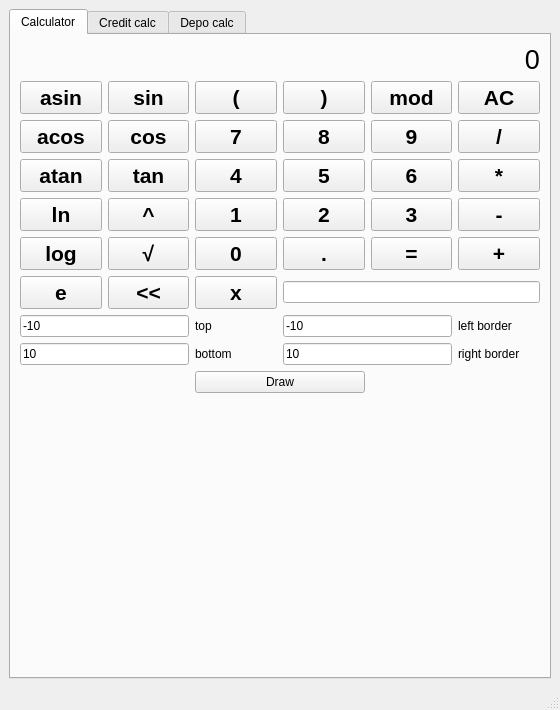
<?xml version="1.0" encoding="UTF-8"?>
<ui version="4.0">
 <class>MainWindow</class>
 <widget class="QMainWindow" name="MainWindow">
  <property name="geometry">
   <rect>
    <x>0</x>
    <y>0</y>
    <width>560</width>
    <height>710</height>
   </rect>
  </property>
  <property name="sizePolicy">
   <sizepolicy hsizetype="Expanding" vsizetype="Expanding">
    <horstretch>0</horstretch>
    <verstretch>0</verstretch>
   </sizepolicy>
  </property>
  <property name="windowTitle">
   <string>MainWindow</string>
  </property>
  <widget class="QWidget" name="centralwidget">
   <property name="sizePolicy">
    <sizepolicy hsizetype="Preferred" vsizetype="Expanding">
     <horstretch>0</horstretch>
     <verstretch>0</verstretch>
    </sizepolicy>
   </property>
   <layout class="QGridLayout" name="gridLayout_5">
    <item row="0" column="0">
     <widget class="QTabWidget" name="tabWidget">
      <property name="sizePolicy">
       <sizepolicy hsizetype="Preferred" vsizetype="Preferred">
        <horstretch>0</horstretch>
        <verstretch>0</verstretch>
       </sizepolicy>
      </property>
      <property name="minimumSize">
       <size>
        <width>400</width>
        <height>600</height>
       </size>
      </property>
      <property name="maximumSize">
       <size>
        <width>1800</width>
        <height>2800</height>
       </size>
      </property>
      <property name="currentIndex">
       <number>0</number>
      </property>
      <widget class="QWidget" name="tab">
       <property name="sizePolicy">
        <sizepolicy hsizetype="Expanding" vsizetype="Expanding">
         <horstretch>0</horstretch>
         <verstretch>0</verstretch>
        </sizepolicy>
       </property>
       <attribute name="title">
        <string>Calculator</string>
       </attribute>
       <layout class="QGridLayout" name="gridLayout">
        <item row="0" column="0" rowspan="2">
         <layout class="QGridLayout" name="gridLayout_2">
          <item row="1" column="5">
           <widget class="QPushButton" name="AC">
            <property name="font">
             <font>
              <pointsize>16</pointsize>
              <weight>75</weight>
              <bold>true</bold>
             </font>
            </property>
            <property name="text">
             <string>AC</string>
            </property>
           </widget>
          </item>
          <item row="1" column="1">
           <widget class="QPushButton" name="sin">
            <property name="font">
             <font>
              <pointsize>16</pointsize>
              <weight>75</weight>
              <bold>true</bold>
             </font>
            </property>
            <property name="text">
             <string>sin</string>
            </property>
           </widget>
          </item>
          <item row="4" column="0">
           <widget class="QPushButton" name="ln">
            <property name="font">
             <font>
              <pointsize>16</pointsize>
              <weight>75</weight>
              <bold>true</bold>
             </font>
            </property>
            <property name="text">
             <string>ln</string>
            </property>
           </widget>
          </item>
          <item row="2" column="4">
           <widget class="QPushButton" name="b9">
            <property name="font">
             <font>
              <pointsize>16</pointsize>
              <weight>75</weight>
              <bold>true</bold>
             </font>
            </property>
            <property name="text">
             <string>9</string>
            </property>
           </widget>
          </item>
          <item row="2" column="1">
           <widget class="QPushButton" name="cos">
            <property name="font">
             <font>
              <pointsize>16</pointsize>
              <weight>75</weight>
              <bold>true</bold>
             </font>
            </property>
            <property name="text">
             <string>cos</string>
            </property>
           </widget>
          </item>
          <item row="5" column="5">
           <widget class="QPushButton" name="add">
            <property name="font">
             <font>
              <pointsize>16</pointsize>
              <weight>75</weight>
              <bold>true</bold>
             </font>
            </property>
            <property name="text">
             <string>+</string>
            </property>
           </widget>
          </item>
          <item row="1" column="0">
           <widget class="QPushButton" name="asin">
            <property name="font">
             <font>
              <pointsize>16</pointsize>
              <weight>75</weight>
              <bold>true</bold>
             </font>
            </property>
            <property name="text">
             <string>asin</string>
            </property>
           </widget>
          </item>
          <item row="1" column="2">
           <widget class="QPushButton" name="l_br">
            <property name="font">
             <font>
              <pointsize>16</pointsize>
              <weight>75</weight>
              <bold>true</bold>
             </font>
            </property>
            <property name="text">
             <string>(</string>
            </property>
           </widget>
          </item>
          <item row="5" column="1">
           <widget class="QPushButton" name="sqrt">
            <property name="font">
             <font>
              <pointsize>16</pointsize>
              <weight>75</weight>
              <bold>true</bold>
             </font>
            </property>
            <property name="text">
             <string>√</string>
            </property>
           </widget>
          </item>
          <item row="1" column="3">
           <widget class="QPushButton" name="r_br">
            <property name="font">
             <font>
              <pointsize>16</pointsize>
              <weight>75</weight>
              <bold>true</bold>
             </font>
            </property>
            <property name="text">
             <string>)</string>
            </property>
           </widget>
          </item>
          <item row="3" column="0">
           <widget class="QPushButton" name="atan">
            <property name="font">
             <font>
              <pointsize>16</pointsize>
              <weight>75</weight>
              <bold>true</bold>
             </font>
            </property>
            <property name="text">
             <string>atan</string>
            </property>
           </widget>
          </item>
          <item row="3" column="1">
           <widget class="QPushButton" name="tan">
            <property name="font">
             <font>
              <pointsize>16</pointsize>
              <weight>75</weight>
              <bold>true</bold>
             </font>
            </property>
            <property name="text">
             <string>tan</string>
            </property>
           </widget>
          </item>
          <item row="0" column="0" colspan="6">
           <widget class="QLabel" name="screen_1">
            <property name="sizePolicy">
             <sizepolicy hsizetype="Expanding" vsizetype="Maximum">
              <horstretch>6</horstretch>
              <verstretch>0</verstretch>
             </sizepolicy>
            </property>
            <property name="font">
             <font>
              <pointsize>20</pointsize>
             </font>
            </property>
            <property name="text">
             <string>0</string>
            </property>
            <property name="scaledContents">
             <bool>true</bool>
            </property>
            <property name="alignment">
             <set>Qt::AlignRight|Qt::AlignTrailing|Qt::AlignVCenter</set>
            </property>
           </widget>
          </item>
          <item row="3" column="3">
           <widget class="QPushButton" name="b5">
            <property name="font">
             <font>
              <pointsize>16</pointsize>
              <weight>75</weight>
              <bold>true</bold>
             </font>
            </property>
            <property name="text">
             <string>5</string>
            </property>
           </widget>
          </item>
          <item row="6" column="0">
           <widget class="QPushButton" name="e">
            <property name="font">
             <font>
              <pointsize>16</pointsize>
              <weight>75</weight>
              <bold>true</bold>
             </font>
            </property>
            <property name="text">
             <string>e</string>
            </property>
           </widget>
          </item>
          <item row="5" column="0">
           <widget class="QPushButton" name="log">
            <property name="font">
             <font>
              <pointsize>16</pointsize>
              <weight>75</weight>
              <bold>true</bold>
             </font>
            </property>
            <property name="text">
             <string>log</string>
            </property>
           </widget>
          </item>
          <item row="7" column="5">
           <widget class="QLabel" name="label">
            <property name="text">
             <string>left border</string>
            </property>
           </widget>
          </item>
          <item row="7" column="3" colspan="2">
           <widget class="QLineEdit" name="x_left">
            <property name="text">
             <string>-10</string>
            </property>
           </widget>
          </item>
          <item row="2" column="5">
           <widget class="QPushButton" name="div">
            <property name="font">
             <font>
              <pointsize>16</pointsize>
              <weight>75</weight>
              <bold>true</bold>
             </font>
            </property>
            <property name="text">
             <string>/</string>
            </property>
           </widget>
          </item>
          <item row="6" column="2">
           <widget class="QPushButton" name="var">
            <property name="font">
             <font>
              <pointsize>16</pointsize>
              <weight>75</weight>
              <bold>true</bold>
             </font>
            </property>
            <property name="text">
             <string>x</string>
            </property>
           </widget>
          </item>
          <item row="5" column="3">
           <widget class="QPushButton" name="dot">
            <property name="font">
             <font>
              <pointsize>16</pointsize>
              <weight>75</weight>
              <bold>true</bold>
             </font>
            </property>
            <property name="text">
             <string>.</string>
            </property>
           </widget>
          </item>
          <item row="3" column="5">
           <widget class="QPushButton" name="mul">
            <property name="font">
             <font>
              <pointsize>16</pointsize>
              <weight>75</weight>
              <bold>true</bold>
             </font>
            </property>
            <property name="text">
             <string>*</string>
            </property>
           </widget>
          </item>
          <item row="4" column="3">
           <widget class="QPushButton" name="b2">
            <property name="font">
             <font>
              <pointsize>16</pointsize>
              <weight>75</weight>
              <bold>true</bold>
             </font>
            </property>
            <property name="text">
             <string>2</string>
            </property>
           </widget>
          </item>
          <item row="2" column="2">
           <widget class="QPushButton" name="b7">
            <property name="font">
             <font>
              <pointsize>16</pointsize>
              <weight>75</weight>
              <bold>true</bold>
             </font>
            </property>
            <property name="text">
             <string>7</string>
            </property>
           </widget>
          </item>
          <item row="3" column="4">
           <widget class="QPushButton" name="b6">
            <property name="font">
             <font>
              <pointsize>16</pointsize>
              <weight>75</weight>
              <bold>true</bold>
             </font>
            </property>
            <property name="text">
             <string>6</string>
            </property>
           </widget>
          </item>
          <item row="8" column="5">
           <widget class="QLabel" name="label_2">
            <property name="text">
             <string>right border</string>
            </property>
           </widget>
          </item>
          <item row="5" column="4">
           <widget class="QPushButton" name="result">
            <property name="font">
             <font>
              <pointsize>16</pointsize>
              <weight>75</weight>
              <bold>true</bold>
             </font>
            </property>
            <property name="text">
             <string>=</string>
            </property>
           </widget>
          </item>
          <item row="6" column="1">
           <widget class="QPushButton" name="erase">
            <property name="font">
             <font>
              <pointsize>16</pointsize>
              <weight>75</weight>
              <bold>true</bold>
             </font>
            </property>
            <property name="text">
             <string>&lt;&lt;</string>
            </property>
           </widget>
          </item>
          <item row="4" column="4">
           <widget class="QPushButton" name="b3">
            <property name="font">
             <font>
              <pointsize>16</pointsize>
              <weight>75</weight>
              <bold>true</bold>
             </font>
            </property>
            <property name="text">
             <string>3</string>
            </property>
           </widget>
          </item>
          <item row="4" column="1">
           <widget class="QPushButton" name="pow">
            <property name="font">
             <font>
              <pointsize>16</pointsize>
              <weight>75</weight>
              <bold>true</bold>
             </font>
            </property>
            <property name="text">
             <string>^</string>
            </property>
           </widget>
          </item>
          <item row="11" column="0" colspan="6">
           <widget class="QCustomPlot" name="plot" native="true">
            <property name="sizePolicy">
             <sizepolicy hsizetype="Expanding" vsizetype="Expanding">
              <horstretch>0</horstretch>
              <verstretch>0</verstretch>
             </sizepolicy>
            </property>
           </widget>
          </item>
          <item row="5" column="2">
           <widget class="QPushButton" name="b0">
            <property name="font">
             <font>
              <pointsize>16</pointsize>
              <weight>75</weight>
              <bold>true</bold>
             </font>
            </property>
            <property name="text">
             <string>0</string>
            </property>
           </widget>
          </item>
          <item row="1" column="4">
           <widget class="QPushButton" name="mod">
            <property name="font">
             <font>
              <pointsize>16</pointsize>
              <weight>75</weight>
              <bold>true</bold>
             </font>
            </property>
            <property name="text">
             <string>mod</string>
            </property>
           </widget>
          </item>
          <item row="3" column="2">
           <widget class="QPushButton" name="b4">
            <property name="font">
             <font>
              <pointsize>16</pointsize>
              <weight>75</weight>
              <bold>true</bold>
             </font>
            </property>
            <property name="text">
             <string>4</string>
            </property>
           </widget>
          </item>
          <item row="2" column="0">
           <widget class="QPushButton" name="acos">
            <property name="font">
             <font>
              <pointsize>16</pointsize>
              <weight>75</weight>
              <bold>true</bold>
             </font>
            </property>
            <property name="text">
             <string>acos</string>
            </property>
           </widget>
          </item>
          <item row="8" column="3" colspan="2">
           <widget class="QLineEdit" name="x_right">
            <property name="text">
             <string>10</string>
            </property>
           </widget>
          </item>
          <item row="6" column="3" colspan="3">
           <widget class="QLineEdit" name="var_val">
            <property name="text">
             <string/>
            </property>
           </widget>
          </item>
          <item row="2" column="3">
           <widget class="QPushButton" name="b8">
            <property name="font">
             <font>
              <pointsize>16</pointsize>
              <weight>75</weight>
              <bold>true</bold>
             </font>
            </property>
            <property name="text">
             <string>8</string>
            </property>
           </widget>
          </item>
          <item row="4" column="2">
           <widget class="QPushButton" name="b1">
            <property name="font">
             <font>
              <pointsize>16</pointsize>
              <weight>75</weight>
              <bold>true</bold>
             </font>
            </property>
            <property name="text">
             <string>1</string>
            </property>
           </widget>
          </item>
          <item row="4" column="5">
           <widget class="QPushButton" name="sub">
            <property name="font">
             <font>
              <pointsize>16</pointsize>
              <weight>75</weight>
              <bold>true</bold>
             </font>
            </property>
            <property name="text">
             <string>-</string>
            </property>
           </widget>
          </item>
          <item row="8" column="2">
           <widget class="QLabel" name="label_bot">
            <property name="text">
             <string>bottom</string>
            </property>
           </widget>
          </item>
          <item row="8" column="0" colspan="2">
           <widget class="QLineEdit" name="y_bot">
            <property name="text">
             <string>10</string>
            </property>
           </widget>
          </item>
          <item row="10" column="1">
           <widget class="QLabel" name="out_msg">
            <property name="sizePolicy">
             <sizepolicy hsizetype="Preferred" vsizetype="Preferred">
              <horstretch>4</horstretch>
              <verstretch>0</verstretch>
             </sizepolicy>
            </property>
            <property name="text">
             <string/>
            </property>
           </widget>
          </item>
          <item row="7" column="0" colspan="2">
           <widget class="QLineEdit" name="y_top">
            <property name="text">
             <string>-10</string>
            </property>
           </widget>
          </item>
          <item row="7" column="2">
           <widget class="QLabel" name="label_top">
            <property name="text">
             <string>top</string>
            </property>
           </widget>
          </item>
          <item row="10" column="2" colspan="2">
           <widget class="QPushButton" name="draw">
            <property name="text">
             <string>Draw</string>
            </property>
           </widget>
          </item>
         </layout>
        </item>
       </layout>
      </widget>
      <widget class="QWidget" name="tab_2">
       <attribute name="title">
        <string>Credit calc</string>
       </attribute>
       <layout class="QGridLayout" name="gridLayout_3">
        <item row="0" column="0">
         <layout class="QGridLayout" name="gridLayout_4" columnstretch="0,0,0">
          <property name="leftMargin">
           <number>5</number>
          </property>
          <property name="topMargin">
           <number>5</number>
          </property>
          <property name="rightMargin">
           <number>5</number>
          </property>
          <property name="bottomMargin">
           <number>5</number>
          </property>
          <item row="2" column="2">
           <widget class="QPushButton" name="credit_evaluate">
            <property name="sizePolicy">
             <sizepolicy hsizetype="Fixed" vsizetype="Fixed">
              <horstretch>0</horstretch>
              <verstretch>0</verstretch>
             </sizepolicy>
            </property>
            <property name="layoutDirection">
             <enum>Qt::RightToLeft</enum>
            </property>
            <property name="text">
             <string>Evaluate</string>
            </property>
           </widget>
          </item>
          <item row="2" column="1">
           <spacer name="horizontalSpacer">
            <property name="orientation">
             <enum>Qt::Horizontal</enum>
            </property>
            <property name="sizeHint" stdset="0">
             <size>
              <width>40</width>
              <height>20</height>
             </size>
            </property>
           </spacer>
          </item>
          <item row="2" column="0">
           <widget class="QPushButton" name="credit_clear">
            <property name="text">
             <string>Clear</string>
            </property>
           </widget>
          </item>
          <item row="0" column="1" colspan="2">
           <layout class="QFormLayout" name="formLayout">
            <property name="labelAlignment">
             <set>Qt::AlignRight|Qt::AlignTrailing|Qt::AlignVCenter</set>
            </property>
            <property name="formAlignment">
             <set>Qt::AlignHCenter|Qt::AlignTop</set>
            </property>
            <property name="horizontalSpacing">
             <number>20</number>
            </property>
            <property name="verticalSpacing">
             <number>10</number>
            </property>
            <property name="leftMargin">
             <number>10</number>
            </property>
            <property name="topMargin">
             <number>10</number>
            </property>
            <property name="rightMargin">
             <number>10</number>
            </property>
            <property name="bottomMargin">
             <number>10</number>
            </property>
            <item row="0" column="0">
             <widget class="QLabel" name="label_3">
              <property name="text">
               <string>Credit sum</string>
              </property>
             </widget>
            </item>
            <item row="0" column="1">
             <widget class="QLineEdit" name="credit_sum"/>
            </item>
            <item row="1" column="0">
             <widget class="QLabel" name="label_4">
              <property name="text">
               <string>Credit interest(%)</string>
              </property>
             </widget>
            </item>
            <item row="1" column="1">
             <widget class="QDoubleSpinBox" name="credit_percent"/>
            </item>
            <item row="2" column="0">
             <widget class="QLabel" name="label_5">
              <property name="text">
               <string>Credit period (months)</string>
              </property>
             </widget>
            </item>
            <item row="2" column="1">
             <widget class="QSpinBox" name="credit_period">
              <property name="maximum">
               <number>360</number>
              </property>
             </widget>
            </item>
            <item row="3" column="0">
             <widget class="QLabel" name="label_6">
              <property name="text">
               <string>Payment type</string>
              </property>
             </widget>
            </item>
            <item row="3" column="1">
             <widget class="QComboBox" name="credit_type">
              <item>
               <property name="text">
                <string>Annual</string>
               </property>
              </item>
              <item>
               <property name="text">
                <string>Differentiated</string>
               </property>
              </item>
             </widget>
            </item>
           </layout>
          </item>
          <item row="3" column="0" colspan="3">
           <widget class="QTableWidget" name="credit_table">
            <property name="sizePolicy">
             <sizepolicy hsizetype="Expanding" vsizetype="Expanding">
              <horstretch>0</horstretch>
              <verstretch>0</verstretch>
             </sizepolicy>
            </property>
            <property name="minimumSize">
             <size>
              <width>400</width>
              <height>0</height>
             </size>
            </property>
            <attribute name="horizontalHeaderStretchLastSection">
             <bool>true</bool>
            </attribute>
            <column>
             <property name="text">
              <string>Month</string>
             </property>
            </column>
            <column>
             <property name="text">
              <string>Sum</string>
             </property>
            </column>
            <column>
             <property name="text">
              <string>Percents</string>
             </property>
            </column>
            <column>
             <property name="text">
              <string>Main debt</string>
             </property>
            </column>
           </widget>
          </item>
          <item row="1" column="0" colspan="3">
           <widget class="QLabel" name="out_msg_2">
            <property name="sizePolicy">
             <sizepolicy hsizetype="Expanding" vsizetype="Fixed">
              <horstretch>0</horstretch>
              <verstretch>0</verstretch>
             </sizepolicy>
            </property>
            <property name="font">
             <font>
              <pointsize>12</pointsize>
              <weight>75</weight>
              <bold>true</bold>
             </font>
            </property>
            <property name="text">
             <string/>
            </property>
            <property name="alignment">
             <set>Qt::AlignCenter</set>
            </property>
           </widget>
          </item>
         </layout>
        </item>
       </layout>
      </widget>
      <widget class="QWidget" name="tab_3">
       <property name="sizePolicy">
        <sizepolicy hsizetype="Expanding" vsizetype="Expanding">
         <horstretch>0</horstretch>
         <verstretch>0</verstretch>
        </sizepolicy>
       </property>
       <property name="minimumSize">
        <size>
         <width>400</width>
         <height>800</height>
        </size>
       </property>
       <attribute name="title">
        <string>Depo calc</string>
       </attribute>
       <layout class="QGridLayout" name="gridLayout_7">
        <item row="0" column="0">
         <layout class="QGridLayout" name="gridLayout_6">
          <item row="0" column="0">
           <layout class="QFormLayout" name="formLayout_2">
            <property name="labelAlignment">
             <set>Qt::AlignRight|Qt::AlignTrailing|Qt::AlignVCenter</set>
            </property>
            <property name="formAlignment">
             <set>Qt::AlignCenter</set>
            </property>
            <property name="leftMargin">
             <number>5</number>
            </property>
            <property name="topMargin">
             <number>5</number>
            </property>
            <property name="rightMargin">
             <number>5</number>
            </property>
            <property name="bottomMargin">
             <number>5</number>
            </property>
            <item row="0" column="0">
             <widget class="QLabel" name="label_amount_2">
              <property name="text">
               <string>depozit date</string>
              </property>
             </widget>
            </item>
            <item row="0" column="1">
             <widget class="QDateEdit" name="d_date">
              <property name="sizePolicy">
               <sizepolicy hsizetype="Expanding" vsizetype="Fixed">
                <horstretch>0</horstretch>
                <verstretch>0</verstretch>
               </sizepolicy>
              </property>
              <property name="displayFormat">
               <string>d/M/yy</string>
              </property>
             </widget>
            </item>
            <item row="1" column="0">
             <widget class="QLabel" name="label_amount">
              <property name="text">
               <string>depozit amount</string>
              </property>
             </widget>
            </item>
            <item row="1" column="1">
             <widget class="QLineEdit" name="d_amount">
              <property name="sizePolicy">
               <sizepolicy hsizetype="Expanding" vsizetype="Fixed">
                <horstretch>0</horstretch>
                <verstretch>0</verstretch>
               </sizepolicy>
              </property>
             </widget>
            </item>
            <item row="2" column="0">
             <widget class="QLabel" name="label_term">
              <property name="text">
               <string>term (months)</string>
              </property>
             </widget>
            </item>
            <item row="2" column="1">
             <widget class="QSpinBox" name="d_term">
              <property name="sizePolicy">
               <sizepolicy hsizetype="Expanding" vsizetype="Fixed">
                <horstretch>0</horstretch>
                <verstretch>0</verstretch>
               </sizepolicy>
              </property>
             </widget>
            </item>
            <item row="3" column="0">
             <widget class="QLabel" name="label_intrst">
              <property name="text">
               <string>interest rate (%)</string>
              </property>
             </widget>
            </item>
            <item row="3" column="1">
             <widget class="QDoubleSpinBox" name="d_interest">
              <property name="sizePolicy">
               <sizepolicy hsizetype="Expanding" vsizetype="Fixed">
                <horstretch>0</horstretch>
                <verstretch>0</verstretch>
               </sizepolicy>
              </property>
             </widget>
            </item>
            <item row="4" column="0">
             <widget class="QLabel" name="label_tax">
              <property name="text">
               <string>tax rate (%)</string>
              </property>
             </widget>
            </item>
            <item row="4" column="1">
             <widget class="QDoubleSpinBox" name="d_tax">
              <property name="sizePolicy">
               <sizepolicy hsizetype="Expanding" vsizetype="Fixed">
                <horstretch>0</horstretch>
                <verstretch>0</verstretch>
               </sizepolicy>
              </property>
             </widget>
            </item>
            <item row="5" column="0">
             <widget class="QLabel" name="label_cycle">
              <property name="text">
               <string>periodicity of payments</string>
              </property>
             </widget>
            </item>
            <item row="5" column="1">
             <widget class="QComboBox" name="d_cycle">
              <property name="sizePolicy">
               <sizepolicy hsizetype="Expanding" vsizetype="Fixed">
                <horstretch>0</horstretch>
                <verstretch>0</verstretch>
               </sizepolicy>
              </property>
              <item>
               <property name="text">
                <string>Daily</string>
               </property>
              </item>
              <item>
               <property name="text">
                <string>Weekly</string>
               </property>
              </item>
              <item>
               <property name="text">
                <string>Monthly</string>
               </property>
              </item>
              <item>
               <property name="text">
                <string>Quarterly</string>
               </property>
              </item>
              <item>
               <property name="text">
                <string>Anually</string>
               </property>
              </item>
             </widget>
            </item>
            <item row="6" column="0">
             <widget class="QLabel" name="label_captlzn">
              <property name="text">
               <string>capitalization of interest</string>
              </property>
             </widget>
            </item>
            <item row="6" column="1">
             <widget class="QComboBox" name="d_capitalzation">
              <property name="sizePolicy">
               <sizepolicy hsizetype="Expanding" vsizetype="Fixed">
                <horstretch>0</horstretch>
                <verstretch>0</verstretch>
               </sizepolicy>
              </property>
              <item>
               <property name="text">
                <string>No</string>
               </property>
              </item>
              <item>
               <property name="text">
                <string>Yes</string>
               </property>
              </item>
             </widget>
            </item>
            <item row="7" column="0">
             <widget class="QLabel" name="label_8">
              <property name="text">
               <string>List of replenishments</string>
              </property>
             </widget>
            </item>
            <item row="7" column="1">
             <widget class="QPushButton" name="d_rep_list">
              <property name="sizePolicy">
               <sizepolicy hsizetype="Expanding" vsizetype="Fixed">
                <horstretch>0</horstretch>
                <verstretch>0</verstretch>
               </sizepolicy>
              </property>
              <property name="text">
               <string>Replenishments</string>
              </property>
             </widget>
            </item>
            <item row="8" column="0">
             <widget class="QLabel" name="label_9">
              <property name="text">
               <string>List of withdrawals</string>
              </property>
             </widget>
            </item>
            <item row="8" column="1">
             <widget class="QPushButton" name="d_withdr">
              <property name="sizePolicy">
               <sizepolicy hsizetype="Expanding" vsizetype="Fixed">
                <horstretch>0</horstretch>
                <verstretch>0</verstretch>
               </sizepolicy>
              </property>
              <property name="text">
               <string>Withdrawals</string>
              </property>
             </widget>
            </item>
            <item row="11" column="0" colspan="2">
             <widget class="QTableWidget" name="d_table">
              <attribute name="horizontalHeaderMinimumSectionSize">
               <number>100</number>
              </attribute>
              <attribute name="horizontalHeaderDefaultSectionSize">
               <number>150</number>
              </attribute>
              <attribute name="horizontalHeaderStretchLastSection">
               <bool>true</bool>
              </attribute>
              <column>
               <property name="text">
                <string>date</string>
               </property>
              </column>
              <column>
               <property name="text">
                <string>benefit</string>
               </property>
              </column>
              <column>
               <property name="text">
                <string>Your depo</string>
               </property>
              </column>
             </widget>
            </item>
            <item row="9" column="1">
             <widget class="QPushButton" name="d_eval">
              <property name="sizePolicy">
               <sizepolicy hsizetype="Expanding" vsizetype="Fixed">
                <horstretch>0</horstretch>
                <verstretch>0</verstretch>
               </sizepolicy>
              </property>
              <property name="text">
               <string>Evaluate</string>
              </property>
             </widget>
            </item>
            <item row="10" column="0" colspan="2">
             <widget class="QLabel" name="out_msg_3">
              <property name="font">
               <font>
                <pointsize>14</pointsize>
                <weight>75</weight>
                <bold>true</bold>
               </font>
              </property>
              <property name="text">
               <string/>
              </property>
              <property name="alignment">
               <set>Qt::AlignCenter</set>
              </property>
             </widget>
            </item>
           </layout>
          </item>
         </layout>
        </item>
       </layout>
      </widget>
     </widget>
    </item>
   </layout>
  </widget>
  <widget class="QMenuBar" name="menubar">
   <property name="geometry">
    <rect>
     <x>0</x>
     <y>0</y>
     <width>560</width>
     <height>24</height>
    </rect>
   </property>
  </widget>
  <widget class="QStatusBar" name="statusbar"/>
 </widget>
 <customwidgets>
  <customwidget>
   <class>QCustomPlot</class>
   <extends>QWidget</extends>
   <header location="global">qcustomplot.h</header>
   <container>1</container>
  </customwidget>
 </customwidgets>
 <resources/>
 <connections/>
</ui>
